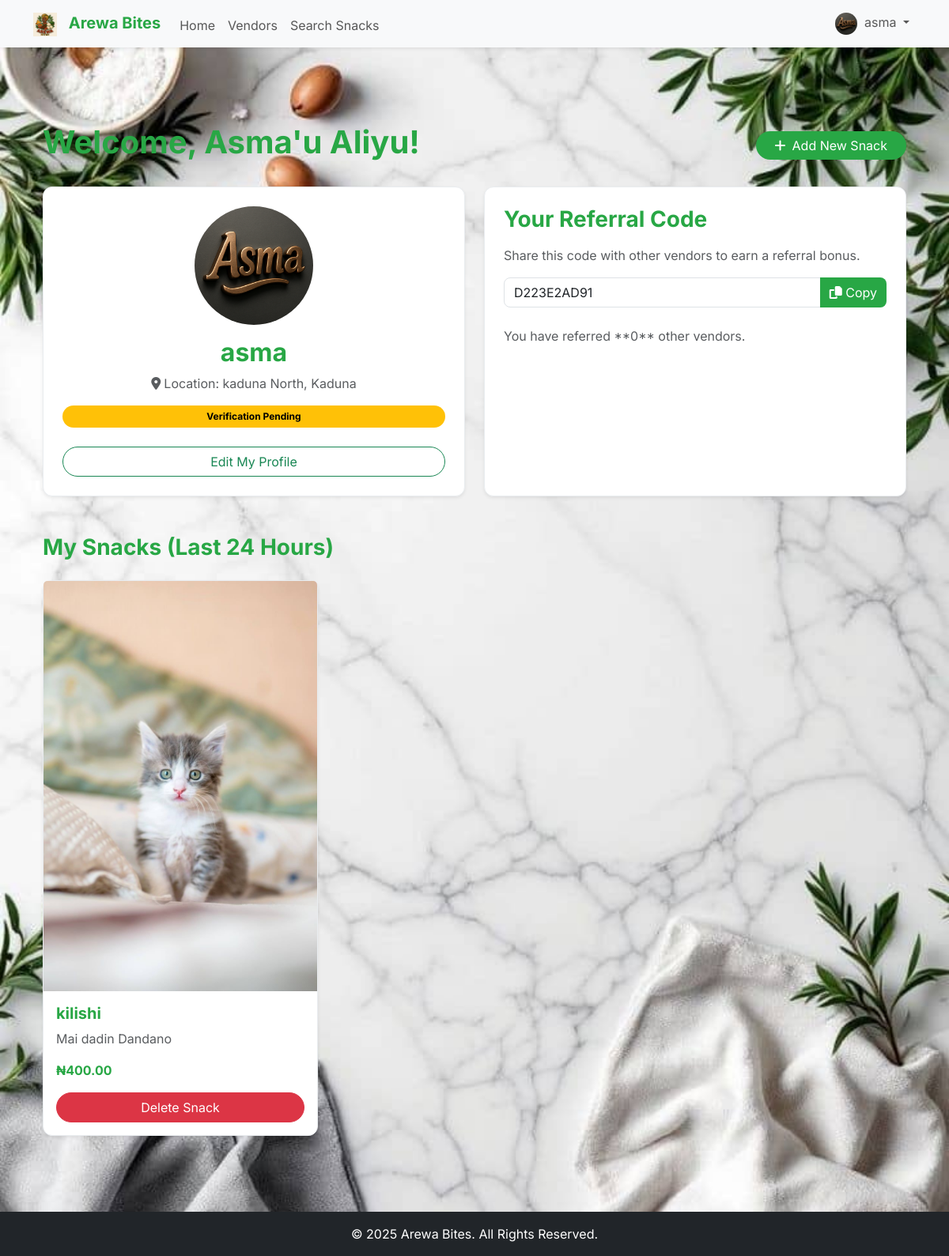
Screenshot of /dashboard (signed in) with the database file from the repository.
### app/models.py (models this page shows, shortened)
class Vendor(db.Model, UserMixin):
    id = db.Column(db.Integer, primary_key=True)
    business_name = db.Column(db.String(100), unique=True, nullable=False)
    contact_name = db.Column(db.String(100), nullable=False)
    whatsapp_number = db.Column(db.String(20), unique=True, nullable=False)
    location_zone = db.Column(db.String(100), nullable=False)
    state = db.Column(db.String(100), nullable=False)
    email = db.Column(db.String(120), unique=True, nullable=False)
    password = db.Column(db.String(200), nullable=False)
    logo_url = db.Column(db.String(200), nullable=False, default='logos/default.png')
    is_admin = db.Column(db.Boolean, default=False)
    is_verified = db.Column(db.Boolean, default=False)
    referral_code = db.Column(db.String(10), unique=True, nullable=False)
    referred_by = db.Column(db.Integer, db.ForeignKey('vendor.id'))
    snacks = db.relationship('Snack', backref='vendor', lazy=True, cascade="all, delete-orphan")
    referrals = db.relationship('Vendor', backref=db.backref('referrer', remote_side=[id]), lazy=True)

class Snack(db.Model):
    id = db.Column(db.Integer, primary_key=True)
    name = db.Column(db.String(100), nullable=False)
    description = db.Column(db.Text, nullable=False)
    price = db.Column(db.Float, nullable=False)
    media_url = db.Column(db.String(200), nullable=False)
    media_type = db.Column(db.String(10), nullable=False)
    date_posted = db.Column(db.DateTime, nullable=False, default=datetime.utcnow)
    vendor_id = db.Column(db.Integer, db.ForeignKey('vendor.id'), nullable=False)
    reviews = db.relationship('Review', backref='snack', lazy=True, cascade="all, delete-orphan")

### app/routes.py (the view)
@main.route("/dashboard")
@vendor_only
def vendor_dashboard():
    vendor = db.session.get(Vendor, session.get('vendor_id'))
    if not vendor:
        session.pop('vendor_id', None)
        flash('You have been logged out due to an issue.', 'danger')
        return redirect(url_for('main.login'))
    one_day_ago = datetime.utcnow() - timedelta(days=1)
    snacks = Snack.query.filter_by(vendor_id=vendor.id).filter(Snack.date_posted > one_day_ago).order_by(Snack.date_posted.desc()).all()
    referrals_count = Vendor.query.filter_by(referred_by=vendor.id).count()
    return render_template('vendor_dashboard.html', vendor=vendor, snacks=snacks, referrals_count=referrals_count)

### app/__init__.py (called while the page is built)
def create_app(config_class=Config):
    app = Flask(__name__)
    app.config.from_object(config_class)
    db.init_app(app)
    bcrypt.init_app(app)
    login_manager.init_app(app)
    csrf.init_app(app)
    migrate.init_app(app, db)
    socketio.init_app(app)
    @app.context_processor
    def inject_globals():
        current_vendor = None
        if 'vendor_id' in session:
            from app.models import Vendor
            current_vendor = db.session.get(Vendor, session.get('vendor_id'))
        return {
            'now': datetime.utcnow(),
            'current_vendor': current_vendor
        }
    from app.routes import main
    app.register_blueprint(main)
    return app

### app/routes.py (called while the page is built)
@login_manager.user_loader
def load_user(user_id):
    return db.session.get(Vendor, int(user_id))

def vendor_only(f):
    @wraps(f)
    def decorated_function(*args, **kwargs):
        if not session.get('vendor_id'):
            flash('Please log in to access this page.', 'danger')
            return redirect(url_for('main.login'))
        return f(*args, **kwargs)
    return decorated_function

### app/templates/vendor_dashboard.html (shortened to what this page needs)
{% extends "base.html" %}
{% block content %}
<div class="container my-5">
    <div class="d-flex justify-content-between align-items-center mb-4">
        <h1 class="arewa-text-green fw-bold">Welcome, {{ current_vendor.contact_name }}!</h1>
        <a href="{{ url_for('main.add_snack') }}" class="btn btn-arewa-primary rounded-pill px-4">
            <i class="fas fa-plus me-2"></i>Add New Snack
        </a>
    </div>
    <div class="row g-4">
        <div class="col-md-6 mb-4">
            <div class="card p-4 shadow-sm arewa-card h-100 text-center">
                <img src="{{ url_for('static', filename=current_vendor.logo_url) }}" alt="Business Logo" class="img-fluid rounded-circle mx-auto mb-3" style="width: 150px; height: 150px; object-fit: cover;">
                <h2 class="card-title arewa-text-green fw-bold">{{ current_vendor.business_name }}</h2>
                <p class="text-muted"><i class="fas fa-map-marker-alt me-1"></i>Location: {{ current_vendor.location_zone }}, {{ current_vendor.state }}</p>
                {% if current_vendor.is_verified %}
                    <span class="badge text-bg-success rounded-pill p-2 mb-2">Verified Account</span>
                {% else %}
                    <span class="badge text-bg-warning rounded-pill p-2 mb-2">Verification Pending</span>
                {% endif %}
                <a href="{{ url_for('main.edit_profile') }}" class="btn btn-outline-success rounded-pill mt-3">
                    Edit My Profile
                </a>
            </div>
        </div>
        <div class="col-md-6 mb-4">
            <div class="card arewa-card p-4 shadow-sm h-100">
                <h3 class="card-title arewa-text-green fw-bold mb-3">Your Referral Code</h3>
                <p class="card-text text-muted">Share this code with other vendors to earn a referral bonus.</p>
                <div class="input-group mb-3">
                    <input type="text" class="form-control" value="{{ current_vendor.referral_code }}" readonly>
                    <button class="btn btn-arewa-primary" type="button" onclick="copyReferralCode()"><i class="fas fa-copy"></i> Copy</button>
                </div>
                <p class="card-text text-muted mt-2">You have referred **{{ referrals_count }}** other vendors.</p>
            </div>
        </div>
    </div>
    <h3 class="my-4 arewa-text-green fw-bold">My Snacks (Last 24 Hours)</h3>
    {% if snacks %}
        <div class="row g-4">
            {% for snack in snacks %}
                <div class="col-md-4">
                    <div class="card arewa-card shadow-sm h-100">
                        {% if snack.media_type == 'video' %}
                            <video src="{{ url_for('static', filename=snack.media_url) }}" class="card-img-top" controls></video>
                        {% else %}
                            <img src="{{ url_for('static', filename=snack.media_url) }}" class="card-img-top" alt="{{ snack.name }}">
                        {% endif %}
                        <div class="card-body d-flex flex-column">
                            <h5 class="card-title arewa-text-green fw-bold">{{ snack.name }}</h5>
                            <p class="card-text text-muted">{{ snack.description }}</p>
                            <p class="fw-bold arewa-text-green">₦{{ "%.2f"|format(snack.price) }}</p>
                            <form action="{{ url_for('main.delete_snack', snack_id=snack.id) }}" method="POST" onsubmit="return confirm('Are you sure you want to delete this snack?');" class="mt-auto">
                                <button type="submit" class="btn btn-danger w-100 rounded-pill">Delete Snack</button>
                            </form>
                        </div>
                    </div>
                </div>
            {% endfor %}
        </div>
    {% else %}
        <p class="text-center text-muted">You have not added any snacks yet. Click "Add New Snack" to get started! 🚀</p>
    {% endif %}
</div>
{% endblock %}

### app/templates/base.html (shortened to what this page needs)
<!DOCTYPE html>
<html lang="en">
<head>
    <link rel="stylesheet" href="{{ url_for('static', filename='css/bootstrap.min.css') }}">
    <link rel="stylesheet" href="https://cdnjs.cloudflare.com/ajax/libs/font-awesome/6.4.0/css/all.min.css" />
    <link rel="stylesheet" href="{{ url_for('static', filename='css/style.css') }}">
</head>
<body class="bg-light d-flex flex-column min-vh-100">
    <nav class="navbar navbar-expand-lg bg-light shadow-sm">
        <div class="container">
            <a class="navbar-brand fw-bold" href="{{ url_for('main.home') }}">
                <img src="{{ url_for('static', filename='logos/arewa_logo.png') }}" alt="Arewa Bites Logo" style="height: 30px; margin-right: 10px;"> <span class="arewa-text-green">Arewa Bites</span>
            </a>
            <div class="collapse navbar-collapse" id="navbarNav">
                <ul class="navbar-nav me-auto mb-2 mb-lg-0">
                    <li class="nav-item">
                        <a class="nav-link nav-link-item" href="{{ url_for('main.home') }}">Home</a>
                    </li>
                    <li class="nav-item">
                        <a class="nav-link nav-link-item" href="{{ url_for('main.list_vendors') }}">Vendors</a>
                    </li>
                    <li class="nav-item">
                        <a class="nav-link nav-link-item" href="{{ url_for('main.search_snacks') }}">Search Snacks</a>
                    </li>
                </ul>
                <ul class="navbar-nav">
                    {% if current_vendor %}
                        <li class="nav-item dropdown">
                            <a class="nav-link dropdown-toggle" href="#" id="navbarDropdown" role="button" data-bs-toggle="dropdown" aria-expanded="false">
                                <img src="{{ url_for('static', filename=current_vendor.logo_url) }}" class="rounded-circle me-1" alt="Logo" style="width: 28px; height: 28px; object-fit: cover;">
                                {{ current_vendor.business_name }}
                            </a>
                        </li>
                    {% endif %}
                </ul>
            </div>
        </div>
    </nav>
    <main class="container mt-5 flex-grow-1">
        {% block content %}{% endblock %}
    </main>
    <footer class="mt-5 py-3 bg-dark text-white text-center">
        <div class="container">
            <p class="mb-0">&copy; {{ now.year }} Arewa Bites. All Rights Reserved.</p>
        </div>
    </footer>
</body>
</html>

### app/static/css/style.css (style rules this page uses)
body { background-color: #F8F9FA; background-image: url("../images/traditional_food_pattern.png"); background-repeat: no-repeat; background-position: center center; background-size: cover; background-attachment: fixed; color: #343A40; font-family: 'Inter', sans-serif; font-size: 1rem; line-height: 1.5; }
.arewa-text-green { color: #28A745 !important; }
.arewa-card { background-color: #FFFFFF; border: 1px solid #E9ECEF; border-radius: 12px; box-shadow: 0 8px 16px rgba(40, 167, 69, 0.15); }
.form-control, .btn, .badge { border-radius: 8px; }
.btn-arewa-primary { background-color: #28A745; color: white; border: none; }
.nav-link-item { position: relative; padding-bottom: 5px; transition: color 0.3s ease-in-out; }
.nav-link-item::after { content: ''; position: absolute; width: 0; height: 2px; bottom: 0; left: 0; background-color: #28A745; transition: width 0.3s ease-in-out; }
h1.arewa-text-green { font-weight: bold; }
.rounded-pill { padding-left: 1.5rem; padding-right: 1.5rem; }
.navbar-brand img { height: 30px; margin-right: 10px; }

### rows the page displays
Vendor: logo_url (picture), business_name "asma", contact_name "Asma'u Aliyu", location_zone "kaduna North", state "Kaduna", referral_code "D223E2AD91"
Snack: media_url (picture), name "kilishi", description "Mai dadin Dandano", price "400.00"

### other values shown
{{ referrals_count }} "0"
